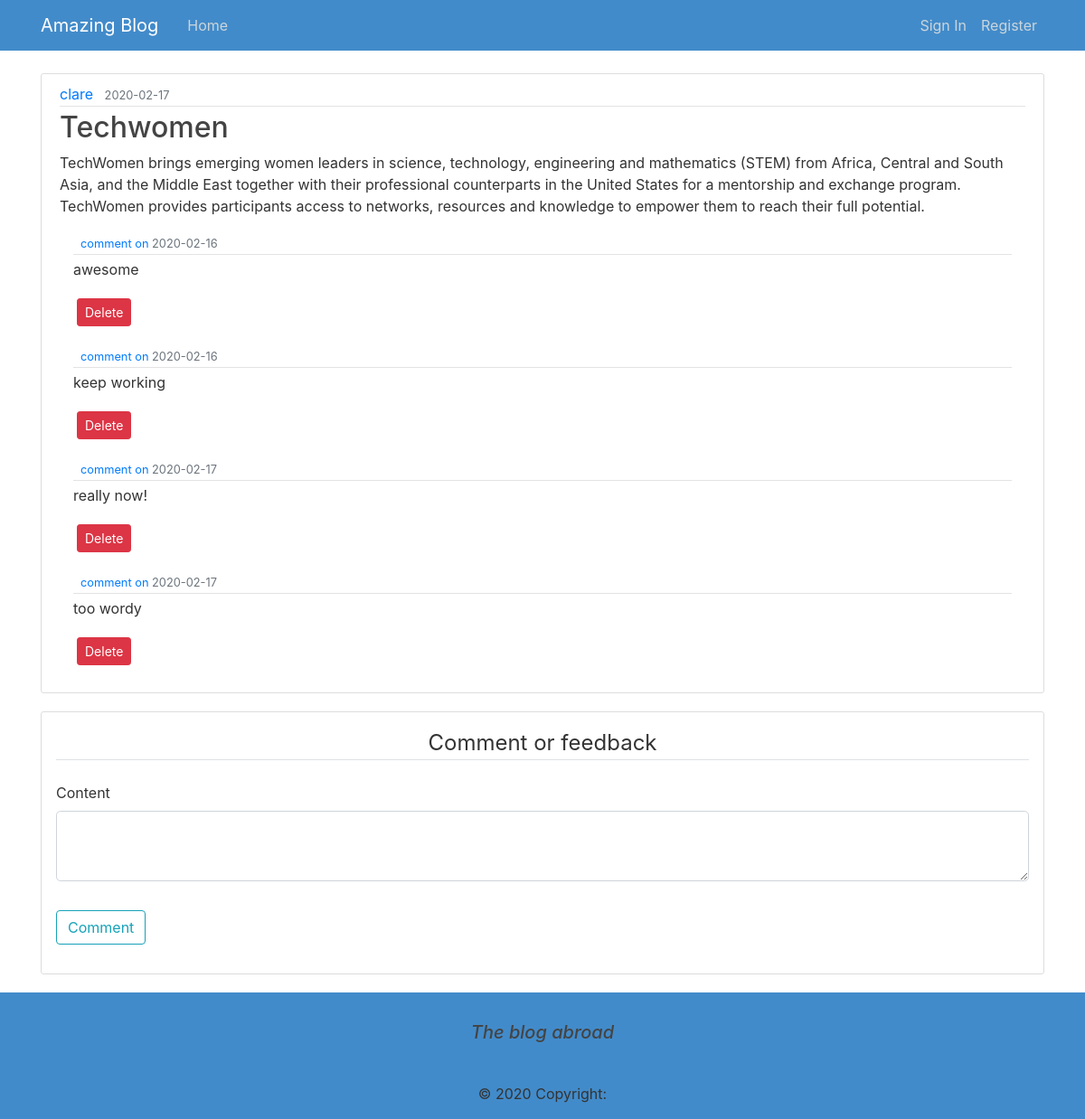
The page /post/5 on the database its author committed.
### blog/models.py (models this page shows, shortened)
class User(db.Model,UserMixin):
    id=db.Column(db.Integer,primary_key=True)
    username=db.Column(db.String(20),unique=True,nullable=False)
    email=db.Column(db.String(120),unique=True,nullable=False)
    password=db.Column(db.String(60),nullable=False)
    posts=db.relationship('Post',backref='author',lazy=True)

class Post(db.Model):
    id=db.Column(db.Integer,primary_key=True)
    title=db.Column(db.String(100),nullable=False)
    date_posted=db.Column(db.DateTime,nullable=False,default=datetime.utcnow)
    content=db.Column(db.Text,nullable=False)
    user_id=db.Column(db.Integer,db.ForeignKey('user.id'),nullable=False)

class Comment(db.Model):
    id = db.Column(db.Integer, primary_key=True)
    date_posted = db.Column(db.DateTime, nullable=False,
                            default=datetime.utcnow)
    content = db.Column(db.Text, nullable=False)

### blog/routes.py (the view)
@app.route("/post/<int:post_id>", methods=['GET', 'POST'])
def post(post_id):
    post = Post.query.get_or_404(post_id)
    form = CommentForm()
    comments=Comment.query.all()
    if form.validate_on_submit():
        comment = Comment(content=form.content.data)
        db.session.add(comment)
        db.session.commit()
        flash('Your comment has been posted!', 'primary')
        return redirect(url_for('home'))
    return render_template('blog.html', title=post.title, post=post,form=form,comments=comments)

### blog/forms.py
class CommentForm(FlaskForm):
    content = TextAreaField("Content", validators=[DataRequired()])
    submit = SubmitField("Comment")

### blog/templates/blog.html (shortened to what this page needs)
{% extends "design.html" %}
{% block content %}
<article class="media content-section">
    <div class="media-body">
        <div class="article-metadata">
            <a class="mr-2" href="#">{{ post.author.username }}</a>
            <small class="text-muted">{{ post.date_posted.strftime('%Y-%m-%d') }}</small>
        </div>
        <h2 class="article-title">{{ post.title }}</h2>
        <p class="article-content">{{ post.content }}</p>
        <div>
            {% for comment in comments %}
            <div class="container mt-2 mb-3">
                <div class="">
                    <div class="media-body">
                        <div class="article-metadata">
                            <small class="text-muted">
                                <a href="{{url_for('account')}}">comment on</a>
                                {{ comment.date_posted.strftime('%Y-%m-%d') }}</small>
                        </div>
                        <p class="article-content">{{ comment.content }}</p>
                    </div>
                </div>
                <button type="button" class="btn btn-danger btn-sm m-1" data-toggle="modal"
                    data-target="#deleteModal">Delete</button>
            </div>
            {% endfor %}
        </div>
    </div>
</article>
<div class="content-section p-3">
    <form action="" method="POST">
        <fieldset class="form-group">
            <legend class="border-bottom mb-4 mt-5 text-center">Comment or feedback</legend>
            <div class="form-group">
                {{ form.content.label(class="form-control-label") }}
                {% if form.content.errors %}
                {{ form.content(class="form-control form-control-lg is-invalid") }}
                <div class="invalid-feedback">
                    {% for error in form.content.errors %}
                    <span>{{ error }}</span>
                    {% endfor %}
                </div>
                {% else %}
                {{ form.content(class="form-control form-control-lg") }}
                {% endif %}
            </div>
        </fieldset>
        <div class="form-group">
            {{form.submit(class="btn btn-outline-info")}}
        </div>
    </form>
    {% endblock content %}

### blog/static/main.css (style rules this page uses)
body { color: #333333; margin-top: 5rem; }
h1, h2, h3, h4, h5, h6 { color: #444444; }
.content-section { background: #ffffff; padding: 10px 20px; border: 1px solid #dddddd; border-radius: 3px; margin-bottom: 20px; }
.article-metadata { padding-bottom: 1px; margin-bottom: 4px; border-bottom: 1px solid #e3e3e3; }

### rows shown on the page
User: author.username "clare"
Post: date_posted "2020-02-17", title "Techwomen", content "TechWomen brings emerging women leaders in science, technology, engineering and mathematics (STEM) from Africa, Central and South Asia, and the Middle East together with their professional counterparts in the United States for a mentorship and exchange program. TechWomen provides participants access to networks, resources and knowledge to empower them to reach their full potential."
Comment: date_posted "2020-02-16", content "awesome"
Comment: date_posted "2020-02-16", content "keep working"
Comment: date_posted "2020-02-17", content "really now!"
Comment: date_posted "2020-02-17", content "too wordy"
